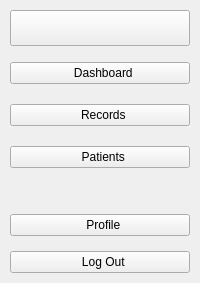
     <widget class="QWidget" name="NavBar" native="true">
      <property name="enabled">
       <bool>true</bool>
      </property>
      <property name="sizePolicy">
       <sizepolicy hsizetype="Fixed" vsizetype="Expanding">
        <horstretch>0</horstretch>
        <verstretch>0</verstretch>
       </sizepolicy>
      </property>
      <property name="minimumSize">
       <size>
        <width>0</width>
        <height>0</height>
       </size>
      </property>
      <property name="maximumSize">
       <size>
        <width>16777215</width>
        <height>16777215</height>
       </size>
      </property>
      <property name="autoFillBackground">
       <bool>false</bool>
      </property>
      <property name="styleSheet">
       <string notr="true"/>
      </property>
      <layout class="QVBoxLayout" name="verticalLayout">
       <property name="leftMargin">
        <number>10</number>
       </property>
       <property name="topMargin">
        <number>10</number>
       </property>
       <property name="rightMargin">
        <number>10</number>
       </property>
       <property name="bottomMargin">
        <number>10</number>
       </property>
       <item>
        <widget class="QPushButton" name="NavBarButton">
         <property name="toolTip">
          <string>View Main Dashboard</string>
         </property>
         <property name="styleSheet">
          <string notr="true">QPushButton {
	padding: 10px 8px;
}</string>
         </property>
         <property name="text">
          <string/>
         </property>
         <property name="icon">
          <iconset resource="../Images/resources.qrc">
           <normaloff>:/lucide/icons/align-justify.svg</normaloff>:/lucide/icons/align-justify.svg</iconset>
         </property>
         <property name="iconSize">
          <size>
           <width>35</width>
           <height>35</height>
          </size>
         </property>
        </widget>
       </item>
       <item>
        <spacer name="verticalSpacer_2">
         <property name="orientation">
          <enum>Qt::Vertical</enum>
         </property>
         <property name="sizeType">
          <enum>QSizePolicy::Preferred</enum>
         </property>
         <property name="sizeHint" stdset="0">
          <size>
           <width>10</width>
           <height>10</height>
          </size>
         </property>
        </spacer>
       </item>
       <item>
        <layout class="QVBoxLayout" name="MainButtons">
         <property name="spacing">
          <number>20</number>
         </property>
         <property name="sizeConstraint">
          <enum>QLayout::SetNoConstraint</enum>
         </property>
         <item>
          <widget class="QPushButton" name="DashboardButton">
           <property name="toolTip">
            <string>View Main Dashboard</string>
           </property>
           <property name="styleSheet">
            <string notr="true"/>
           </property>
           <property name="text">
            <string>  Dashboard</string>
           </property>
           <property name="icon">
            <iconset resource="../Images/resources.qrc">
             <normaloff>:/lucide/icons/layout-dashboard.svg</normaloff>:/lucide/icons/layout-dashboard.svg</iconset>
           </property>
           <property name="iconSize">
            <size>
             <width>40</width>
             <height>40</height>
            </size>
           </property>
          </widget>
         </item>
         <item>
          <widget class="QPushButton" name="PatientsButton">
           <property name="toolTip">
            <string>View Patient Record</string>
           </property>
           <property name="styleSheet">
            <string notr="true">QPushButton{
	font: 900 20pt &quot;Satoshi Black&quot;;	
}
</string>
           </property>
           <property name="text">
            <string>  Records</string>
           </property>
           <property name="icon">
            <iconset resource="../Images/resources.qrc">
             <normaloff>:/lucide/icons/file-text.svg</normaloff>:/lucide/icons/file-text.svg</iconset>
           </property>
           <property name="iconSize">
            <size>
             <width>40</width>
             <height>40</height>
            </size>
           </property>
          </widget>
         </item>
         <item>
          <widget class="QPushButton" name="TransactionsButton">
           <property name="toolTip">
            <string>View Transactions </string>
           </property>
           <property name="styleSheet">
            <string notr="true"/>
           </property>
           <property name="text">
            <string>  Patients</string>
           </property>
           <property name="icon">
            <iconset resource="../Images/resources.qrc">
             <normaloff>:/lucide/icons/tickets.svg</normaloff>:/lucide/icons/tickets.svg</iconset>
           </property>
           <property name="iconSize">
            <size>
             <width>40</width>
             <height>40</height>
            </size>
           </property>
          </widget>
         </item>
        </layout>
       </item>
       <item>
        <spacer name="verticalSpacer">
         <property name="orientation">
          <enum>Qt::Vertical</enum>
         </property>
         <property name="sizeHint" stdset="0">
          <size>
           <width>20</width>
           <height>40</height>
          </size>
         </property>
        </spacer>
       </item>
       <item>
        <layout class="QVBoxLayout" name="SettingButtons">
         <property name="spacing">
          <number>15</number>
         </property>
         <item>
          <widget class="QPushButton" name="ProfileButton">
           <property name="toolTip">
            <string>View Profile Settings</string>
           </property>
           <property name="styleSheet">
            <string notr="true"/>
           </property>
           <property name="text">
            <string>  Profile</string>
           </property>
           <property name="icon">
            <iconset resource="../Images/resources.qrc">
             <normaloff>:/lucide/icons/user-round-cog.svg</normaloff>:/lucide/icons/user-round-cog.svg</iconset>
           </property>
           <property name="iconSize">
            <size>
             <width>40</width>
             <height>40</height>
            </size>
           </property>
          </widget>
         </item>
         <item alignment="Qt::AlignVCenter">
          <widget class="QPushButton" name="LogOutButton">
           <property name="toolTip">
            <string>Log Out from your Account</string>
           </property>
           <property name="styleSheet">
            <string notr="true"/>
           </property>
           <property name="text">
            <string>  Log Out</string>
           </property>
           <property name="icon">
            <iconset resource="../Images/resources.qrc">
             <normaloff>:/lucide/icons/log-out.svg</normaloff>:/lucide/icons/log-out.svg</iconset>
           </property>
           <property name="iconSize">
            <size>
             <width>40</width>
             <height>40</height>
            </size>
           </property>
          </widget>
         </item>
        </layout>
       </item>
      </layout>
     </widget>
